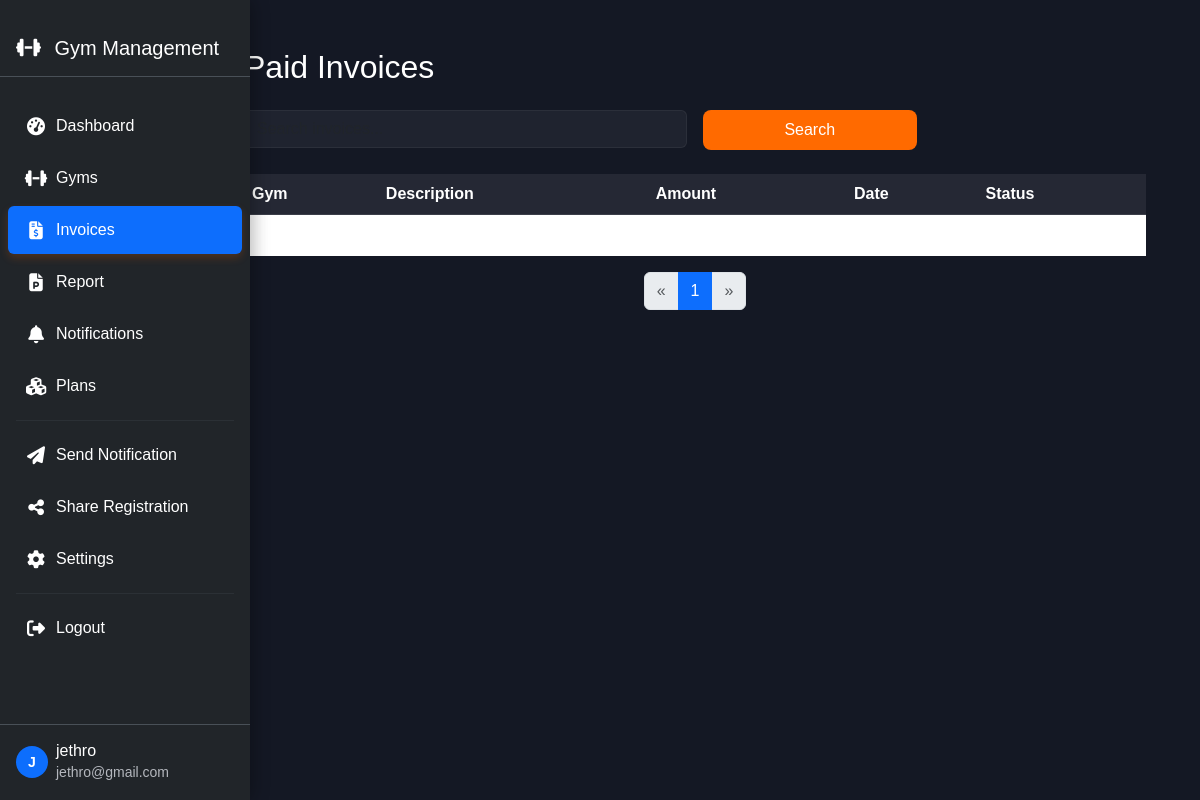
The page /system/invoices/ (signed in) on the database its author committed.
### core/models.py (models this page shows, shortened)
class User(AbstractUser):
    ROLE_CHOICES = (
        ('gym_owner', 'Gym Owner'),
        ('system_admin', 'System Admin'),
    )
    role = models.CharField(max_length=20, choices=ROLE_CHOICES)
    phone = models.CharField(max_length=15, blank=True, null=True)
    is_approved = models.BooleanField(default=False)

### system/views.py (the view)
# urls.py: path('invoices/', views.invoice_list, name='invoice_list'),
@login_required
def invoice_list(request):
    if request.user.role != 'system_admin':
        return redirect('home')
    invoices = Invoice.objects.filter(is_paid=True).order_by('-date')
    search_query = request.GET.get('search', '')
    if search_query:
        invoices = invoices.filter(
            Q(gym__name__icontains=search_query) |
            Q(description__icontains=search_query)
        )
    paginator = Paginator(invoices, 10)
    page_number = request.GET.get('page')
    page_obj = paginator.get_page(page_number)
    context = {
        'page_obj': page_obj,
        'search_query': search_query
    }
    return render(request, 'system/invoice_list.html', context)

### templates/system/invoice_list.html
{% extends 'base.html' %}
{% block content %}
<div class="container">
  <div class="row">
    <div class="col-md-3 col-lg-2 d-none d-md-block bg-light sidebar">
      {% include 'partials/sidebar_system.html' %}
    </div>
    <div class="col-md-9 ms-sm-auto col-lg-10 px-md-4 mt-4">
      <h2 class="mb-4">Paid Invoices</h2>
      <form method="get" class="row g-3 mb-4">
        <div class="col-md-6">
          <input type="text" name="search" value="{{ search_query }}" class="form-control" placeholder="Search invoices...">
        </div>
        <div class="col-md-3">
          <button type="submit" class="btn btn-primary w-100">Search</button>
        </div>
      </form>
      <div class="table-responsive">
        <table class="table table-hover align-middle">
          <thead class="table-light">
            <tr>
              <th>Gym</th>
              <th>Description</th>
              <th>Amount</th>
              <th>Date</th>
              <th>Status</th>
            </tr>
          </thead>
          <tbody>
            {% for invoice in page_obj %}
            <tr>
              <td>{{ invoice.gym.name }}</td>
              <td>{{ invoice.description }}</td>
              <td>{{ invoice.amount }} RWF</td>
              <td>{{ invoice.date }}</td>
              <td>
                <span class="badge bg-success">Paid</span>
              </td>
            </tr>
            {% empty %}
            <tr>
              <td colspan="5" class="text-center">No invoices found.</td>
            </tr>
            {% endfor %}
          </tbody>
        </table>
      </div>
      <nav>
        <ul class="pagination justify-content-center">
          {% if page_obj.has_previous %}
            <li class="page-item">
              <a class="page-link" href="?page={{ page_obj.previous_page_number }}&search={{ search_query }}">&laquo;</a>
            </li>
          {% else %}
            <li class="page-item disabled"><span class="page-link">&laquo;</span></li>
          {% endif %}
          {% for num in page_obj.paginator.page_range %}
            <li class="page-item {% if page_obj.number == num %}active{% endif %}">
              <a class="page-link" href="?page={{ num }}&search={{ search_query }}">{{ num }}</a>
            </li>
          {% endfor %}
          {% if page_obj.has_next %}
            <li class="page-item">
              <a class="page-link" href="?page={{ page_obj.next_page_number }}&search={{ search_query }}">&raquo;</a>
            </li>
          {% else %}
            <li class="page-item disabled"><span class="page-link">&raquo;</span></li>
          {% endif %}
        </ul>
      </nav>
    </div>
  </div>
</div>
{% endblock %}

### templates/partials/sidebar_system.html (shortened to what this page needs)
{% load core_tags %}
<nav class="sidebar bg-dark" id="sidebarMenu">
    <div class="sidebar-header p-3">
        <div class="d-flex align-items-center">
            <div class="sidebar-brand">
                <h5 class="text-white mb-0">
                    <i class="fas fa-dumbbell me-2"></i>
                    Gym Management
                </h5>
            </div>
        </div>
    </div>
    <div class="sidebar-content">
        <ul class="nav flex-column">
            <li class="nav-item">
                <a class="nav-link {% if request.resolver_match.url_name == 'dashboard' %}active{% endif %}"
                   href="{% url 'system_dashboard' %}">
                    <i class="fas fa-tachometer-alt me-2"></i>
                    Dashboard
                </a>
            </li>
            <li class="nav-item">
                <a class="nav-link {% if request.resolver_match.url_name == 'gym_list' %}active{% endif %}"
                   href="{% url 'gym_list' %}">
                    <i class="fas fa-dumbbell me-2"></i>
                    Gyms
                </a>
            </li>
            <li class="nav-item">
                <a class="nav-link {% if request.resolver_match.url_name == 'invoice_list' %}active{% endif %}"
                   href="{% url 'invoice_list' %}">
                    <i class="fas fa-file-invoice-dollar me-2"></i>
                    Invoices
                </a>
            </li>
            <li class="nav-item">
                <a class="nav-link {% if request.resolver_match.url_name == 'report' %}active{% endif %}"
                   href="{% url 'report' %}">
                    <i class="fas far fa-file-powerpoint me-2"></i>
                    Report
                </a>
            </li>
            <li class="nav-item">
                <a class="nav-link {% if request.resolver_match.url_name == 'notifications' %}active{% endif %}"
                   href="{% url 'notifications' %}">
                    <i class="fas fa-bell me-2"></i>
                    Notifications
                </a>
            </li>
            <li class="nav-item">
                <a class="nav-link {% if request.resolver_match.url_name == 'manage_plans' %}active{% endif %}"
                   href="{% url 'manage_plans' %}">
                    <i class="fas fa-cubes me-2"></i>
                    Plans
                </a>
            </li>
            <hr class="sidebar-divider">
            <li class="nav-item">
                <a class="nav-link {% if request.resolver_match.url_name == 'send_notification' %}active{% endif %}"
                   href="{% url 'send_notification' %}">
                    <i class="fas fa-paper-plane me-2"></i>
                    Send Notification
                </a>
            </li>
            <li class="nav-item">
                <a class="nav-link {% if request.resolver_match.url_name == 'share_registration_link' %}active{% endif %}"
                   href="{% url 'share_registration_link' %}">
                    <i class="fas fa-share-alt me-2"></i>
                    Share Registration
                </a>
            </li>
            <li class="nav-item">
                <a class="nav-link {% if request.resolver_match.url_name == 'system_settings' %}active{% endif %}"
                   href="{% url 'system_settings' %}">
                    <i class="fas fa-cog me-2"></i>
                    Settings
                </a>
            </li>
            <hr class="sidebar-divider">
            <li class="nav-item">
                <a class="nav-link" href="{% url 'logout' %}">
                    <i class="fas fa-sign-out-alt me-2"></i>
                    Logout
                </a>
            </li>
        </ul>
    </div>
    <div class="sidebar-footer p-3 mt-auto">
        <div class="d-flex align-items-center">
            <div class="avatar-sm me-2">
                <span class="avatar-title rounded-circle bg-primary">
                    {{ user.username|first|upper }}
                </span>
            </div>
            <div class="flex-grow-1">
                <h6 class="text-white mb-0">{{ user.username }}</h6>
                <small class="text-muted">{{ user.email }}</small>
            </div>
        </div>
    </div>
</nav>

### static/css/styles.css (style rules this page uses)
:root { --bg-main: #141824; --bg-card: #1E212D; --primary: #FF6A00; --accent: #F9A826; --success: #28C76F; --error: #EA5455; --text: #EAEAEA; --text-secondary: #B4B7BD; --text-contrast: #FFFFFF; }
body { background-color: var(--bg-main); color: var(--text-contrast); font-family: 'Poppins', sans-serif; min-height: 100vh; }
h1, h2, h3, h4, h5, h6, p, label, th, td, .form-control, .form-label, .btn, .card-title, .card-text, .list-group-item, .nav-link { color: var(--text-contrast) !important; }
.text-muted { color: var(--text-secondary) !important; }
.btn-primary { background-color: var(--primary); border: none; padding: 8px 16px; border-radius: 8px; transition: all 0.3s; }
.table { background-color: var(--bg-card); border-collapse: separate; border-spacing: 0; }
.table thead th { border-bottom: 1px solid rgba(255, 255, 255, 0.1); background-color: rgba(255, 255, 255, 0.03); }
.table tbody tr { border-bottom: 1px solid rgba(255, 255, 255, 0.05); transition: background-color 0.2s; }
.form-control, .form-select { background-color: rgba(255, 255, 255, 0.05); border: 1px solid rgba(255, 255, 255, 0.1); color: var(--text-contrast) !important; }
.sidebar { background-color: var(--bg-card); height: 100vh; position: fixed; top: 0; left: 0; width: 250px; padding-top: 20px; z-index: 1000; box-shadow: 0 0 20px rgba(0, 0, 0, 0.2); }
.sidebar-header { padding: 0 20px 20px; border-bottom: 1px solid rgba(255, 255, 255, 0.1); margin-bottom: 15px; }
.sidebar .nav-link { color: var(--text-secondary); padding: 12px 20px; margin: 5px 10px; border-radius: 8px; transition: all 0.3s; display: flex; align-items: center; }
.sidebar .nav-link:hover, .sidebar .nav-link.active { background-color: var(--primary); color: var(--text-contrast) !important; box-shadow: 0 4px 8px rgba(255, 106, 0, 0.2); }
.sidebar .nav-link i { width: 24px; text-align: center; font-size: 18px; margin-right: 10px; }

### templates/partials/sidebar_system.html (style rules this page uses)
.sidebar { position: fixed; top: 0; left: 0; height: 100vh; width: 250px; z-index: 1000; transition: all 0.3s; display: flex; flex-direction: column; overflow: hidden; }
.sidebar-header { flex-shrink: 0; border-bottom: 1px solid #495057; }
.sidebar-content { flex: 1; overflow-y: auto; overflow-x: hidden; padding: 0.5rem 0; }
.sidebar .nav-link { color: #adb5bd; padding: 0.75rem 1rem; border-radius: 0.375rem; margin: 0.125rem 0.5rem; transition: all 0.15s ease-in-out; white-space: nowrap; }
.sidebar .nav-link.active { color: #fff; background-color: #0d6efd; }
.sidebar-divider { border-color: #495057; margin: 0.5rem 1rem; }
.sidebar-footer { flex-shrink: 0; border-top: 1px solid #495057; }
.avatar-title { width: 32px; height: 32px; display: flex; align-items: center; justify-content: center; font-size: 14px; font-weight: 600; }

### rows shown on the page
User: username|first "J", username "jethro", email "jethro@gmail.com"

### other values the page prints
{{ num }} "1"
